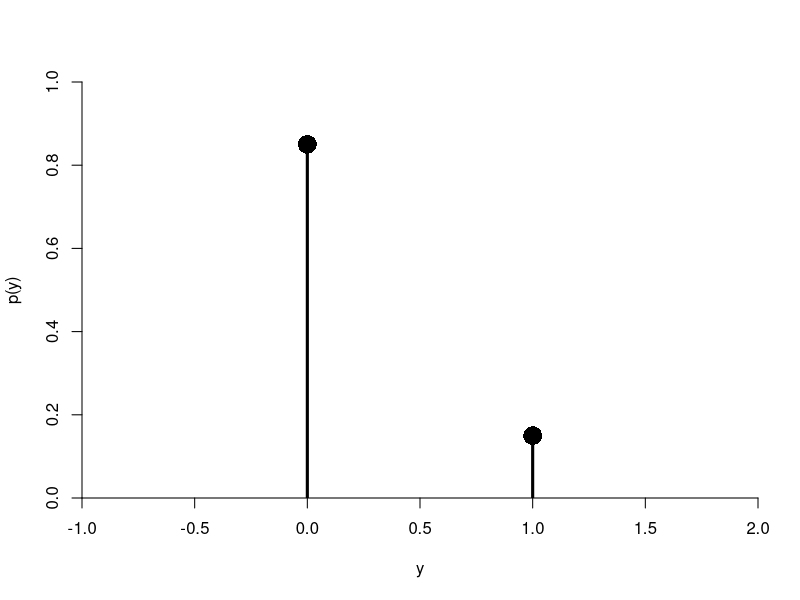

Source code (R):
# DESAFIO 1 - Exercício
# Uriel Cairê Balan Calvi

library("DiagrammeR")

################################################################################
# Configurando os valores inicias do Exercício 1
adicional_expedicao_comum <- 0
adicional_expedicao_segura <- -10000
custo_recalibragem <- -50000
probabilidade_desajuste <- 0.15
probabilidade_nao_desajuste <- 1 - probabilidade_desajuste

## Probabilidade de o especialista dizer que haverá desajustes "D", dado que de
## fato haverá desajustes D: p("D"/D)
p_eD_D <- 0.9
## Probabilidade de o especialista dizer que NÃO haverá desajustes "ND", dado que
## de fato não haverá desajustes ND: p("ND"/ND)
p_eND_ND <- 0.8

###############################################################################
# Árvore de decisão sem o especialista

grViz('digraph dot{
  subgraph { 
    label = "";
    key [label=<<table border="0" cellpadding="0" cellspacing="0" cellborder="1" color= "black">
      <tr><td><b>LEGENDA</b></td></tr>
      <tr><td align="left" ><b>EC</b> = Expedição Comum</td></tr>
      <tr><td align="left" ><b>ES</b> = Expedição Segura</td></tr>
      <tr><td align="left"><b>D</b> = Desajuste</td></tr>
      <tr><td align="left" ><b>ND</b> = Não Desajuste </td></tr>
      </table>>, shape=square, color = white]
  }
  
  # Configurações de visualização
  node [style = filled]
  rankdir="LR"
  splines=true
  
  # Criação da árvore
  
  ## Criação dos nós
  NoInicial[label="", shape=square, fillcolor = MidnightBlue]
  EC[label="", shape=circle, fillcolor = Gold]
  ES[label="-10000", shape=triangle, width=1, height=1]
  
  D[label="-50000", shape=triangle, width=1, height=1]
  ND[label="-0", shape=triangle, width=1, height=1]
  
  ## Criação das conexões
  NoInicial -> EC [label="EC"];
  NoInicial -> ES [label="ES"];
  
  EC -> D[label="p(D) = 0.15"]
  EC -> ND[label="p(ND) = 0.85"]
  
}')

################################################################################
# Cálculo do Valor Esperado VE
## VE da expedição segura: -10000
VE_expedicao_segura <- adicional_expedicao_segura
## VE da expeção comum: -7500
VE_expedicao_comum <- (probabilidade_desajuste*custo_recalibragem) + 
  (probabilidade_nao_desajuste * adicional_expedicao_comum)

## VE dp menor prejuízo / Melhor decisão
VE <- max(VE_expedicao_segura, VE_expedicao_comum)
VE # Saída: -7500

################################################################################
# Cáculo do Valor Esperado da Informação Perfeita (VEIP)
## VEWIP: valor esperado em condições de certeza
VEWIP <- (adicional_expedicao_comum*probabilidade_nao_desajuste) +
  (adicional_expedicao_segura*probabilidade_desajuste)

VEIP <- VEWIP - VE
VEIP # Saída: 6000

################################################################################
# Cálculo das probabilidades

p_D <- probabilidade_desajuste
p_ND <- probabilidade_nao_desajuste

### Aplicação da Lei da Probabilidade Total
## p("ND"/D) = 1 - p("D"/D)
p_eND_D <- 1 - p_eD_D

## p("D"/ND) = 1 - p("ND"/ND)
p_eD_ND <- 1- p_eND_ND

## p("D") = (p("D"/D) * p(D)) + (p("D"/ND) * p(ND))
p_eD <- (p_eD_D * p_D) + (p_eD_ND * p_ND)

## p("ND") = (p("ND"/ND) * p(ND)) + (p("D"/ND) * p(ND))
p_eND <- (p_eND_ND * p_ND) + (p_eND_D * p_D)

### Aplicação do Teorema de Bayes
## p(D/"D") = (p("D"/D) * p(D)) / p("D")
p_D_eD <- (p_eD_D * p_D) / p_eD
## p(ND/"D") = 1 - p(D/"D")
p_ND_eD <- 1 - p_D_eD

## p(D/"ND") = [p("ND"/D) * p(D)] / p("ND")
p_D_eND <- (p_eND_D * p_D) / p_eND

## p(ND/"ND") <- 1 - p(D/"ND"
p_ND_eND <- 1 - p_D_eND

################################################################################
# Árvore de decisão com especialista

grViz('digraph probability_tree{

  # Configuração da Legenda
  subgraph { 
    label = "";
    key [label=<<table border="0" cellpadding="0" cellspacing="0" cellborder="1" color= "black">
      <tr><td><b>LEGENDA</b></td></tr>
      <tr><td align="left" ><b>EC</b> = Expedição Comum</td></tr>
      <tr><td align="left" ><b>ES</b> = Expedição Segura</td></tr>
      <tr><td align="left"><b>D</b> = Desajuste</td></tr>
      <tr><td align="left" ><b>ND</b> = Não Desajuste </td></tr>
      <tr><td align="left"><b>"D"</b> = Teste informou Desajuste</td></tr>
      <tr><td align="left" ><b>"ND"</b> = Teste informou Não Desajuste </td></tr>
      </table>>, shape=square, color = white]
  }
  
  # Configurações de visualização
  node [style = filled]
  rankdir="LR"
  splines=true
  
  InicioAbsoluto[label="", shape=square, fillcolor = MidnightBlue]
  
  # Criação da árvore com especialista
  
  ## Criação dos nós
  NoInicialEsp[label="", shape=circle, fillcolor = Gold]
  
  eD[label="", shape=square, fillcolor = MidnightBlue]
  eND[label="", shape=square, fillcolor = MidnightBlue]
  
  ### dado que o especialista apontou "D"
  eD_ES[label="-10000", shape=triangle, width=1, height=1]
  eD_EC[label="", shape=circle, fillcolor = Gold]
  
  eD_EC_D[label="-50000", shape=triangle, width=1, height=1]
  eD_EC_ND[label="-0", shape=triangle, width=1, height=1]
  
  ### dado que o especialista apontou "ND"
  eND_ES[label="-10000", shape=triangle, width=1, height=1]
  eND_EC[label="", shape=circle, fillcolor = Gold]
  
  eND_EC_D[label="-50000", shape=triangle, width=1, height=1]
  eND_EC_ND[label="-0", shape=triangle, width=1, height=1]
  
  ## Criação das conexões
  NoInicialEsp -> eD[label="p(\\"D\\")=0.305"]
  NoInicialEsp -> eND[label="p(\\"ND\\")=0.695"]
  
  eD -> eD_ES[label="ES"]
  eD -> eD_EC[label="EC"]
  eD_EC -> eD_EC_D[label="p(D/\\"D\\")=0.4426"]
  eD_EC -> eD_EC_ND[label="p(ND/\\"D\\")=0.5573"]
  
  eND -> eND_ES[label="ES"]
  eND -> eND_EC[label="EC"]
  eND_EC -> eND_EC_D[label="p(D/\\"ND\\")=0.0215"]
  eND_EC -> eND_EC_ND[label="p(ND/\\"ND\\")=0.9784"]
  
  
  
  # Criação da árvore sem especialista
  
  ## Criação dos nós
  NoInicial[label="", shape=square, fillcolor = MidnightBlue]
  EC[label="", shape=circle, fillcolor = Gold]
  ES[label="-10000", shape=triangle, width=1, height=1]
  
  D[label="-50000", shape=triangle, width=1, height=1]
  ND[label="-0", shape=triangle, width=1, height=1]
  
  ## Criação das conexões
  NoInicial -> EC [label="EC"];
  NoInicial -> ES [label="ES"];
  
  EC -> D[label="p(D) = 0.15"]
  EC -> ND[label="p(ND) = 0.85"]
  
  # Conexão absoluta
  InicioAbsoluto -> NoInicial[label="Não Consultar Teste"]
  InicioAbsoluto -> NoInicialEsp[label="Consultar Teste"]
  
}')

################################################################################
# Cáculo do Valor Esperado da Informação Imperfeita (VEII)
## Cálculo do VE quando "D"
eD_VE_ES = adicional_expedicao_segura
eD_VE_EC = (p_D_eD * custo_recalibragem) +
  (p_ND_eD * adicional_expedicao_comum)
eD_VE = max(eD_VE_ES, eD_VE_EC)
eD_VE # Saída: -10000

## Cálculo do VE quando "ND"
eND_VE_ES = adicional_expedicao_segura
eND_VE_EC = (p_D_eND * custo_recalibragem) +
  (p_ND_eND * adicional_expedicao_comum)
eND_VE = max(eND_VE_ES, eND_VE_EC)
eND_VE # Saída: -1079.137

## Cálculo do Valor Esperado de "D" e "ND"
eVE = (p_eND*eND_VE) + (p_eD*eD_VE)

## Cálculo da VEII
VEII = eVE - VE
VEII # Saída: 3700

################################################################################
# FMP básica
eventos <- 0:1
probabilidades <- c(0.85, 0.15)
tabela <- matrix(c(eventos, probabilidades), ncol=2, byrow=TRUE)
rownames(tabela) <-c("y", "p(y)")
tabela <- as.table(tabela)
colnames(tabela) <- NULL
tabela
################################################################################
eventos <- 0:1
probabilidades <- c(0.85, 0.15)
plot(eventos, probabilidades, xlab="y", ylab="p(y)", type="h", lwd=3,
     xlim = c(-1,2), ylim = c(0,1), frame.plot = FALSE, xaxs = "i", yaxs="i")
points(0:1, probabilidades, pch=16, cex=2.5)
